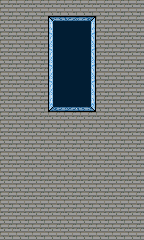

This game map was drawn from its Tiled (.tmx) file and the tilesets committed beside it. A one-line description and the trimmed map source follow:
An orthogonal 9x15 tile map with 16x16 px tiles, 1 tile layer (Tile Layer 1), 2 tilesets and 45 objects.

<map version="1.0" orientation="orthogonal" renderorder="right-down" width="9" height="15" tilewidth="16" tileheight="16">
 <tileset firstgid="1" name="MainHole_Frozen" tilewidth="16" tileheight="16">
  <image source="MainHole_Frozen.png" trans="ff00ff" width="48" height="48" />
 </tileset>
 <tileset firstgid="10" name="FloorTileset" tilewidth="16" tileheight="16">
  <image source="FloorTileset.png" trans="ff00ff" width="112" height="48" />
 </tileset>
 <layer name="Tile Layer 1" width="9" height="15">
  <data>[135 cells, 135 non-empty, 10 distinct tile ids]</data>
 </layer>
 <objectgroup name="Object Layer 1">
  <object gid="16" x="128" y="16" />
  <object gid="16" x="128" y="32" />
  <object gid="16" x="112" y="16" />
  <object gid="16" x="96" y="16" />
  <object gid="16" x="80" y="16" />
  <object gid="16" x="48" y="16" />
  <object gid="16" x="32" y="16" />
  <object gid="16" x="16" y="16" />
  <object gid="16" x="0" y="16" />
  <object gid="16" x="0" y="32" />
  <object gid="16" x="0" y="48" />
  <object gid="16" x="0" y="64" />
  <object gid="16" x="0" y="80" />
  <object gid="16" x="0" y="96" />
  <object gid="16" x="0" y="112" />
  <object gid="16" x="0" y="128" />
  <object gid="16" x="0" y="144" />
  <object gid="16" x="0" y="160" />
  <object gid="16" x="0" y="176" />
  <object gid="16" x="0" y="192" />
  <object gid="16" x="0" y="208" />
  <object gid="16" x="0" y="240" />
  <object gid="16" x="0" y="224" />
  <object gid="16" x="0" y="240" />
  <object gid="16" x="16" y="240" />
  <object gid="16" x="32" y="240" />
  <object gid="16" x="48" y="240" />
  <object gid="16" x="64" y="240" />
  <object gid="16" x="80" y="240" />
  <object gid="16" x="96" y="240" />
  <object gid="16" x="112" y="240" />
  <object gid="16" x="128" y="240" />
  <object gid="16" x="128" y="224" />
  <object gid="16" x="128" y="208" />
  <object gid="16" x="128" y="192" />
  <object gid="16" x="128" y="176" />
  <object gid="16" x="128" y="160" />
  <object gid="16" x="128" y="144" />
  <object gid="16" x="128" y="128" />
  <object gid="16" x="128" y="112" />
  <object gid="16" x="128" y="96" />
  <object gid="16" x="128" y="80" />
  <object gid="16" x="128" y="64" />
  <object gid="16" x="128" y="48" />
  <object gid="15" x="64" y="128" />
 </objectgroup>
</map>